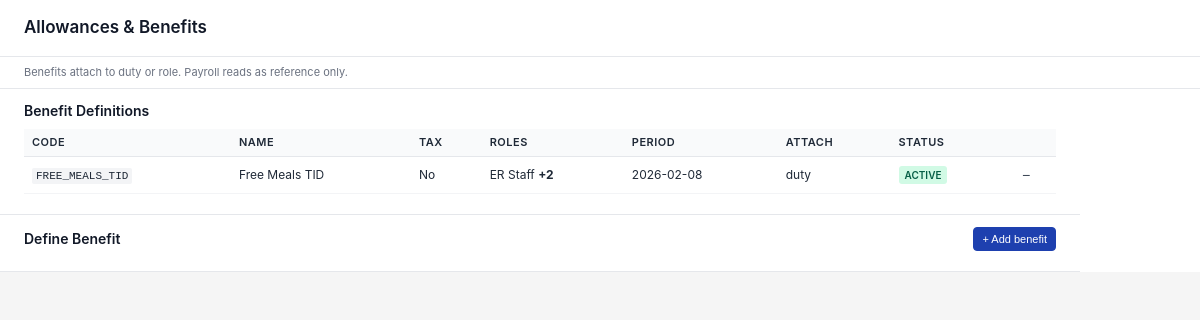
/modules/compensation/views/allowances_benefits.php, run on an earlier commit of the app's database.
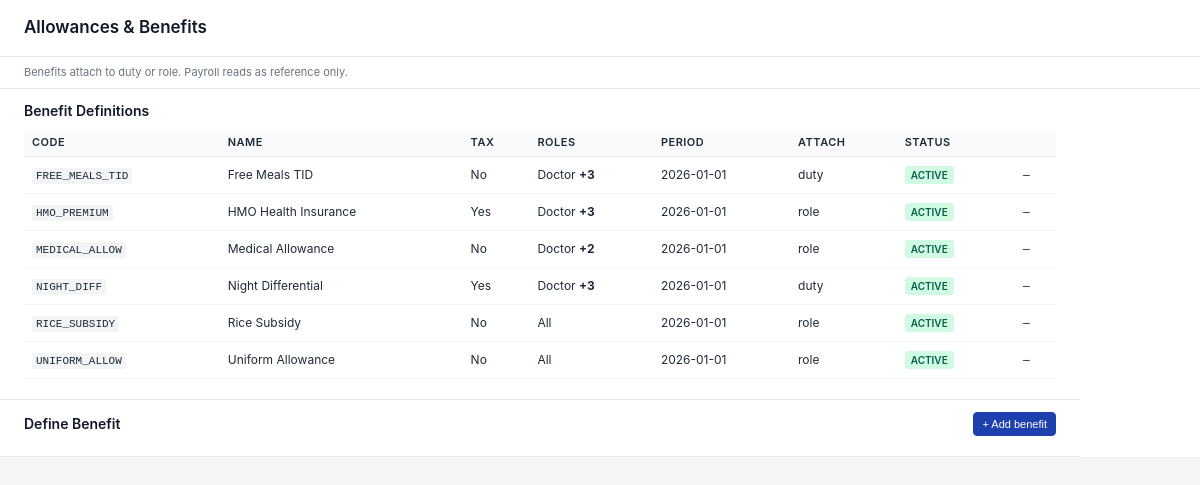
And on a later commit of the database.
### tables this page shows
CREATE TABLE `benefit_definitions` (
  `id` int(11) NOT NULL,
  `code` varchar(50) NOT NULL,
  `name` varchar(255) NOT NULL,
  `description` text DEFAULT NULL,
  `taxable` tinyint(1) DEFAULT 0 COMMENT '1=taxable',
  `eligible_roles` varchar(500) NOT NULL DEFAULT 'All' COMMENT 'Comma-separated e.g. ER Staff,Nurse,Doctor',
  `effective_from` date NOT NULL,
  `effective_to` date DEFAULT NULL COMMENT 'NULL = no end date',
  `attach_to` enum('duty','role') NOT NULL DEFAULT 'role' COMMENT 'Benefit attaches to duty or role',
  `is_active` tinyint(1) DEFAULT 1,
  `created_at` timestamp NOT NULL DEFAULT current_timestamp(),
  `updated_at` timestamp NOT NULL DEFAULT current_timestamp() ON UPDATE current_timestamp()
);

### config/BaseModel.php (called while the page is built, shortened)
<?php
abstract class BaseModel {
    protected $db;
    public function __construct() {
        $database = new Database();
        $this->db = $database->connect();
    }
    public function query($sql, $params = []) {
        try {
            $stmt = $this->db->prepare($sql);
            if (!empty($params)) {
                $stmt->execute($params);
            } else {
                $stmt->execute();
            }
            return $stmt->fetchAll(PDO::FETCH_ASSOC);
        } catch (PDOException $e) {
            throw new Exception("Query execution failed: " . $e->getMessage());
        }
    }
}
?>

### config/Database.php (called while the page is built, shortened)
<?php
class Database {
    private $host = 'localhost';
    private $db_name = 'public_html';
    private $username = 'root';
    private $password = '';
    public function connect() {
        $this->conn = null;
        try {
            $this->conn = new PDO(
                'mysql:host=' . $this->host . ';dbname=' . $this->db_name . ';charset=utf8mb4',
                $this->username,
                $this->password
            );
            $this->conn->setAttribute(PDO::ATTR_ERRMODE, PDO::ERRMODE_EXCEPTION);
            $this->conn->exec("SET @@session.time_zone = '+08:00'");
        } catch (PDOException $e) {
            error_log('Database Connection Error: ' . $e->getMessage());
            throw new RuntimeException('Database connection failed: ' . $e->getMessage(), 0, $e);
        }
        return $this->conn;
    }
}
?>

### modules/compensation/models/BenefitDefinition.php (called while the page is built, shortened)
<?php
require_once __DIR__ . '/../../../config/BaseModel.php';
class BenefitDefinition extends BaseModel {
    protected $table = 'benefit_definitions';
    public function getAll($activeOnly = true) {
        $query = "SELECT * FROM {$this->table} WHERE 1=1";
        $query .= " ORDER BY name ASC";
        return $this->query($query);
    }
}

### modules/compensation/views/allowances_benefits.php (the view, shortened to what this page needs)
<?php
require_once __DIR__ . '/../../../config/Database.php';
require_once __DIR__ . '/../models/BenefitDefinition.php';
$benefitModel = new BenefitDefinition();
$benefits = $benefitModel->getAll(false);
$handlerUrl = 'modules/compensation/allowances_benefits_handler.php';
?>
<!DOCTYPE html>
<html>
<head>
</head>
<body>
<div class="container">
    <div class="header">
        <h1 class="title">Allowances &amp; Benefits</h1>
    </div>
    <div class="info-row">
        Benefits attach to duty or role. Payroll reads as reference only.
    </div>
    <div class="content">
        <div class="section">
            <div class="section-header">
                <div class="section-title">Benefit Definitions</div>
            </div>
            <?php if (empty($benefits)): ?>
            <div class="empty-state">No benefits defined yet.</div>
            <?php else: ?>
            <table class="table">
                <thead>
                    <tr>
                        <th>Code</th>
                        <th>Name</th>
                        <th>Tax</th>
                        <th>Roles</th>
                        <th>Period</th>
                        <th>Attach</th>
                        <th>Status</th>
                        <th style="width: 50px;"></th>
                    </tr>
                </thead>
                <tbody>
                    <?php foreach ($benefits as $b):
                        $roles = $b['eligible_roles'] ?? 'All';
                        $roleParts = explode(',', $roles);
                        $firstRole = trim($roleParts[0]);
                        $moreCount = count($roleParts) - 1;
                    ?>
                    <tr>
                        <td><span class="code"><?php echo htmlspecialchars($b['code']); ?></span></td>
                        <td><?php echo htmlspecialchars($b['name']); ?></td>
                        <td><?php echo !empty($b['taxable']) ? 'Yes' : 'No'; ?></td>
                        <td>
                            <?php if ($moreCount > 0): ?>
                            <span class="role-list">
                                <?php echo htmlspecialchars($firstRole); ?> <strong>+<?php echo $moreCount; ?></strong>
                            </span>
                            <?php else: ?>
                            <?php echo htmlspecialchars($firstRole); ?>
                            <?php endif; ?>
                        </td>
                        <td><?php
                            $period = htmlspecialchars($b['effective_from']);
                            echo $period;
                        ?></td>
                        <td><?php echo htmlspecialchars(strlen($b['attach_to']) > 4 ? substr($b['attach_to'], 0, 4) : $b['attach_to']); ?></td>
                        <td><span class="badge badge-<?php echo !empty($b['is_active']) ? 'active' : 'inactive'; ?>"><?php echo !empty($b['is_active']) ? 'Active' : 'Inactive'; ?></span></td>
                        <td class="action-icon">
                            <?php if (!empty($b['is_active'])): ?>
                            <form method="post" action="<?php echo htmlspecialchars($handlerUrl); ?>" style="display: inline;">
                                <button type="submit" title="Deactivate">−</button>
                            </form>
                            <?php else: ?>
                            —
                            <?php endif; ?>
                        </td>
                    </tr>
                    <?php endforeach; ?>
                </tbody>
            </table>
            <?php endif; ?>
        </div>
        <div class="section">
            <div class="section-header">
                <div class="section-title">Define Benefit</div>
                <button class="btn btn-primary btn-sm" onclick="toggleForm('add-benefit-form'); return false;">+ Add benefit</button>
            </div>
        </div>
    </div>
</div>
</body>
</html>

### modules/compensation/views/allowances_benefits.php (style rules this page uses)
* { margin: 0; padding: 0; box-sizing: border-box; }
body { background: #f5f5f5; font-family: -apple-system, BlinkMacSystemFont, 'Segoe UI', Roboto, sans-serif; color: #1f2937; font-size: 13px; line-height: 1.4; }
.container { width: 100%; background: #fff; }
.header { padding: 16px 24px; border-bottom: 1px solid #e5e7eb; }
.title { font-size: 17px; font-weight: 600; color: #111827; }
.info-row { padding: 8px 24px; color: #6b7280; font-size: 11px; border-bottom: 1px solid #e5e7eb; }
.content { max-width: 1080px; }
.section { padding: 12px 24px; border-bottom: 1px solid #e5e7eb; }
.section-header { display: flex; justify-content: space-between; align-items: center; margin-bottom: 8px; }
.section-title { font-size: 14px; font-weight: 600; color: #111827; }
.table { width: 100%; border-collapse: collapse; font-size: 12px; margin-bottom: 8px; }
.table th { background: #f9fafb; border-bottom: 1px solid #e5e7eb; padding: 6px 8px; text-align: left; font-weight: 600; font-size: 11px; text-transform: uppercase; letter-spacing: 0.5px; height: 28px; }
.table td { padding: 6px 8px; border-bottom: 1px solid #f3f4f6; height: 30px; vertical-align: middle; }
.table .code { font-family: 'Courier New', monospace; background: #f3f4f6; padding: 2px 4px; border-radius: 2px; font-size: 11px; }
.badge { font-size: 10px; padding: 2px 6px; border-radius: 3px; font-weight: 600; text-transform: uppercase; display: inline-block; }
.badge-active { background: #d1fae5; color: #065f46; }
.btn { padding: 6px 12px; font-size: 12px; font-weight: 500; border: 1px solid #d1d5db; background: #fff; color: #374151; border-radius: 4px; cursor: pointer; height: 28px; display: inline-flex; align-items: center; }
.btn-primary { background: #1e40af; color: #fff; border-color: #1e40af; }
.btn-sm { padding: 4px 8px; font-size: 11px; height: 24px; }
.role-list { position: relative; cursor: help; }
.action-icon { cursor: pointer; text-align: center; }
.action-icon button { background: none; border: none; color: #374151; cursor: pointer; font-size: 14px; padding: 0; width: 24px; height: 24px; display: flex; align-items: center; justify-content: center; }

What changed in the data, as far as the page shows it:
changed benefit_definitions "Free Meals TID": eligible_roles "ER Staff" → "Doctor"; eligible_roles "2" → "3"; effective_from "2026-02-08" → "2026-01-01"
added benefit_definitions: code "HMO_PREMIUM", name "HMO Health Insurance", taxable "Yes", eligible_roles "Doctor", eligible_roles "3", effective_from "2026-01-01", attach_to "role", is_active "ACTIVE"
added benefit_definitions: code "MEDICAL_ALLOW", name "Medical Allowance", taxable "No", eligible_roles "Doctor", eligible_roles "2", effective_from "2026-01-01", attach_to "role", is_active "ACTIVE"
added benefit_definitions: code "NIGHT_DIFF", name "Night Differential", taxable "Yes", eligible_roles "Doctor", eligible_roles "3", effective_from "2026-01-01", attach_to "duty", is_active "ACTIVE"
added benefit_definitions: code "RICE_SUBSIDY", name "Rice Subsidy", taxable "No", eligible_roles "All", effective_from "2026-01-01", attach_to "role", is_active "ACTIVE"
added benefit_definitions: code "UNIFORM_ALLOW", name "Uniform Allowance", taxable "No", eligible_roles "All", effective_from "2026-01-01", attach_to "role", is_active "ACTIVE"
